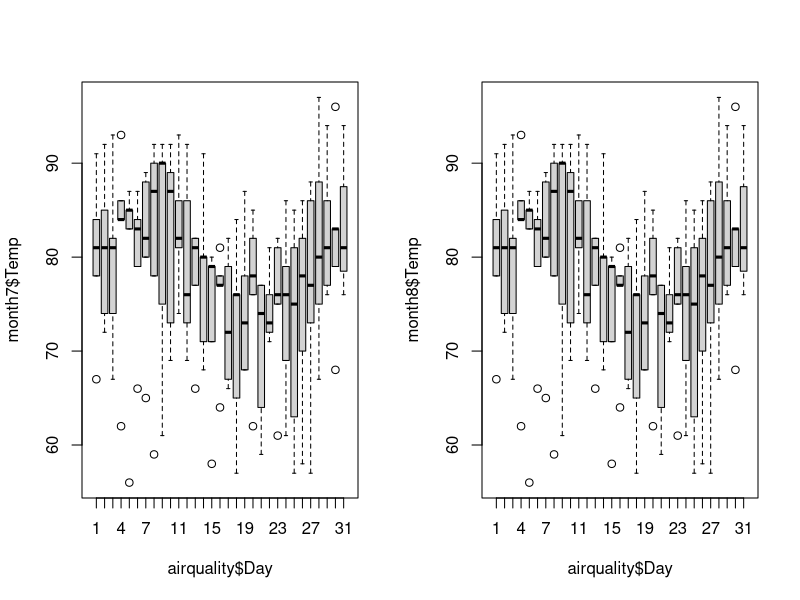
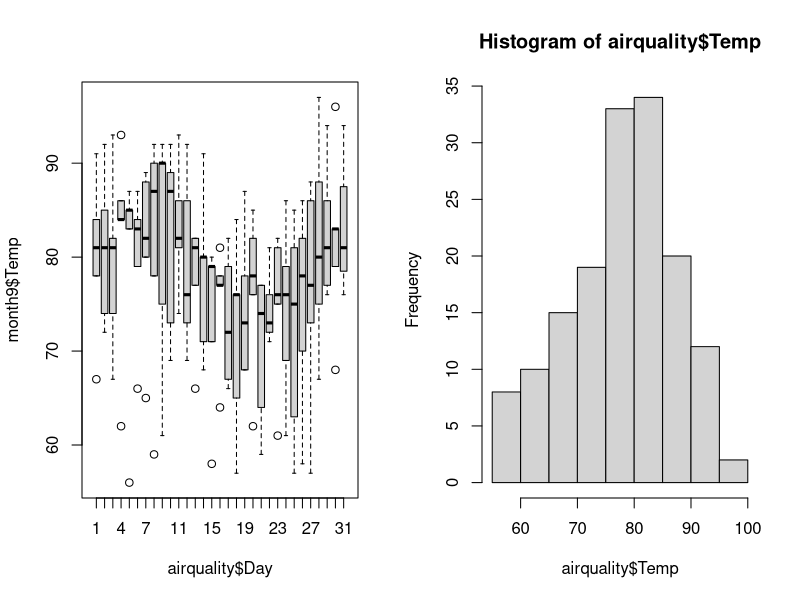
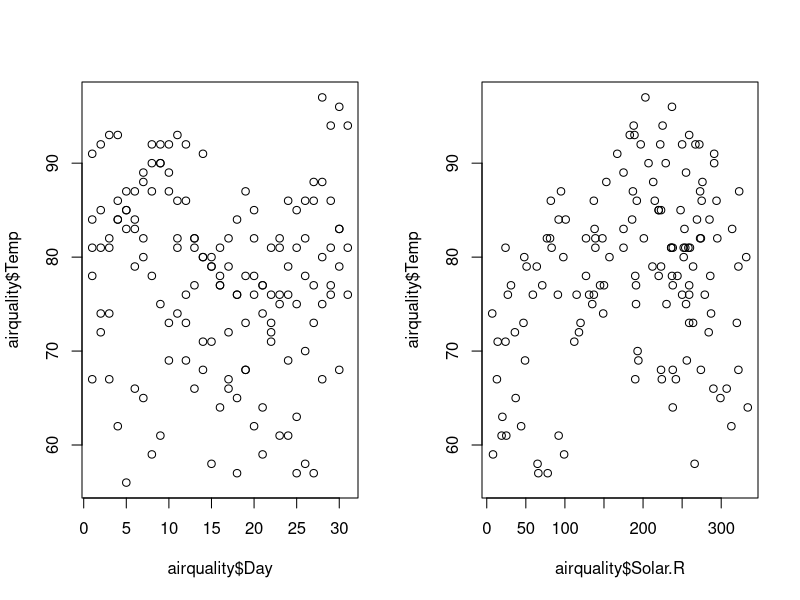
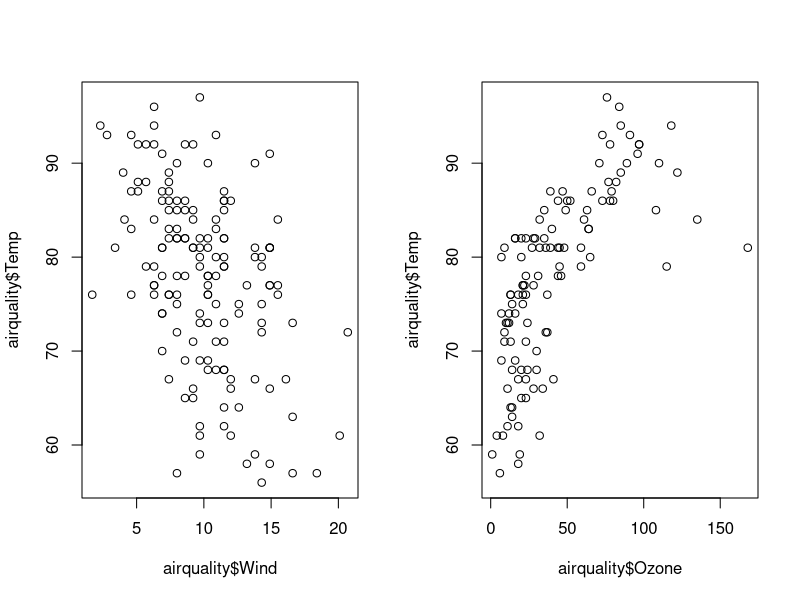
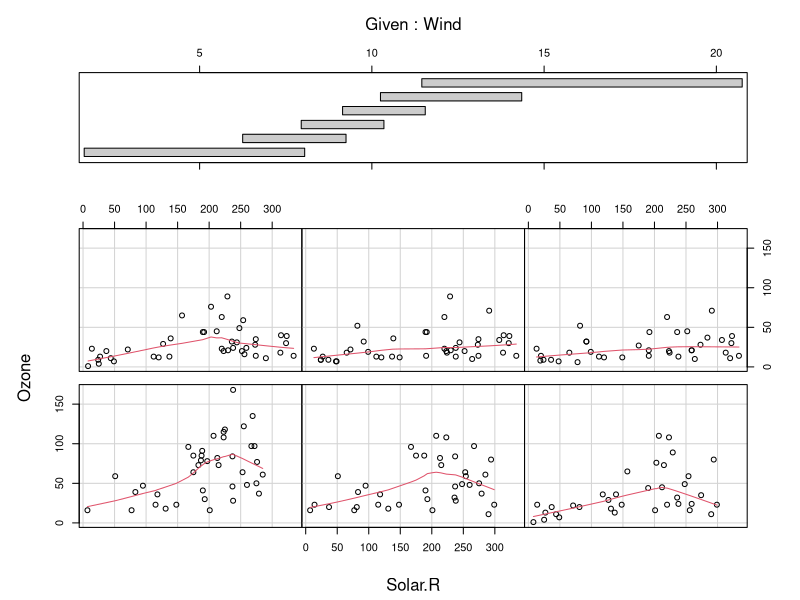
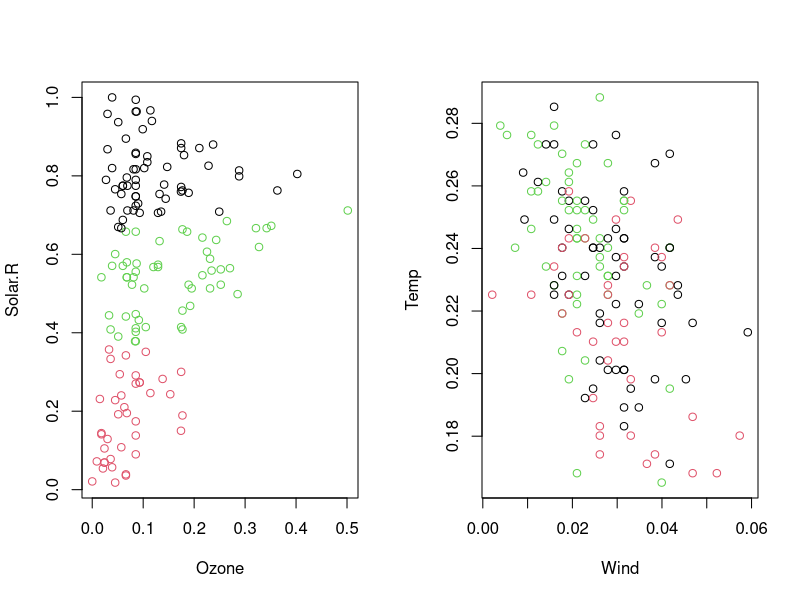
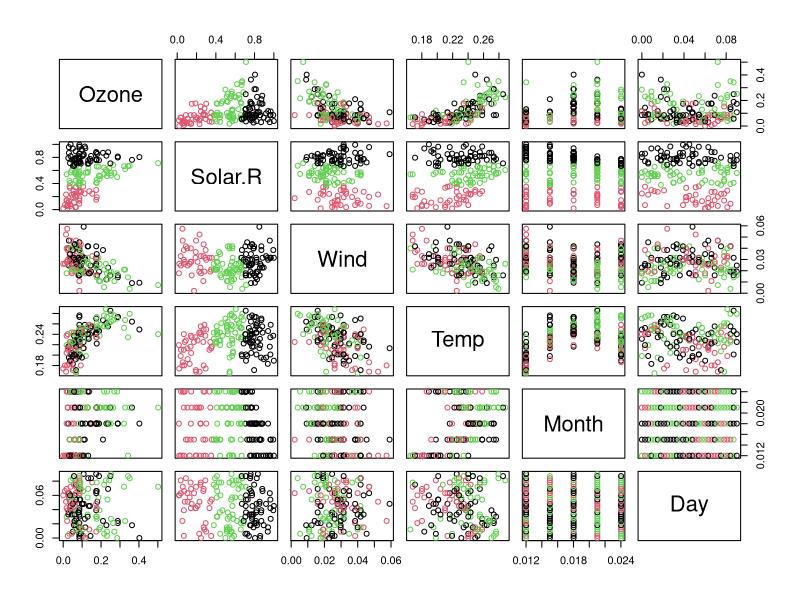

Write the R code that produced these figures, in order.
library(datasets)
head(airquality)
data(airquality) 
attach(airquality)
head(airquality,10)
summary(airquality)

month7=subset(airquality,Month=7)
              month8=subset(airquality,Month=8)
              month9=subset(airquality,Month=9)
              par(mfrow = c(1,2))  # 3 rows and 2 columns
             
boxplot(month7$Temp~airquality$Day)
boxplot(month8$Temp~airquality$Day)
boxplot(month9$Temp~airquality$Day)

hist(airquality$Temp)

plot(airquality$Temp~airquality$Day+airquality$Solar.R+airquality$Wind+airquality$Ozone)

coplot(Ozone~Solar.R|Wind,panel=panel.smooth,airquality)



data("airquality")
str(airquality)

head(airquality)

col1<- mapply(anyNA,airquality) # apply function anyNA() on all columns of airquality dataset
col1

# Impute monthly mean in Ozone
for (i in 1:nrow(airquality)){
  if(is.na(airquality[i,"Ozone"])){
    airquality[i,"Ozone"]<- mean(airquality[which(airquality[,"Month"]==airquality[i,"Month"]),"Ozone"],na.rm = TRUE)
  }
  # Impute monthly mean in Solar.R
  if(is.na(airquality[i,"Solar.R"])){
    airquality[i,"Solar.R"]<- mean(airquality[which(airquality[,"Month"]==airquality[i,"Month"]),"Solar.R"],na.rm = TRUE)
  }
  
}
#Normalize the dataset so that no particular attribute has more impact on clustering algorithm than others.
normalize<- function(x){
  return((x-min(x))/(max(x)-min(x)))
}
airquality<- normalize(airquality) # replace contents of dataset with normalized values

result<- kmeans(airquality[c(1,2,3,4)],3) # apply k-means algorithmusing first 4 attributes and with k=3(no. of required clusters)
result$size # gives no. of records in each cluster

result$centers # gives value of cluster center datapoint value(3 centers for k=3)

result$cluster #gives cluster vector showing the custer where each record falls

plot(airquality[,1:2], col=result$cluster) # Plot to see how Ozone and Solar.R data points have been distributed in clusters

plot(airquality[,3:4], col=result$cluster) # Plot to see how Wind and Temp data points have been distributed in clusters

plot(airquality[,], col=result$cluster) # Plot to see all attribute combinations
